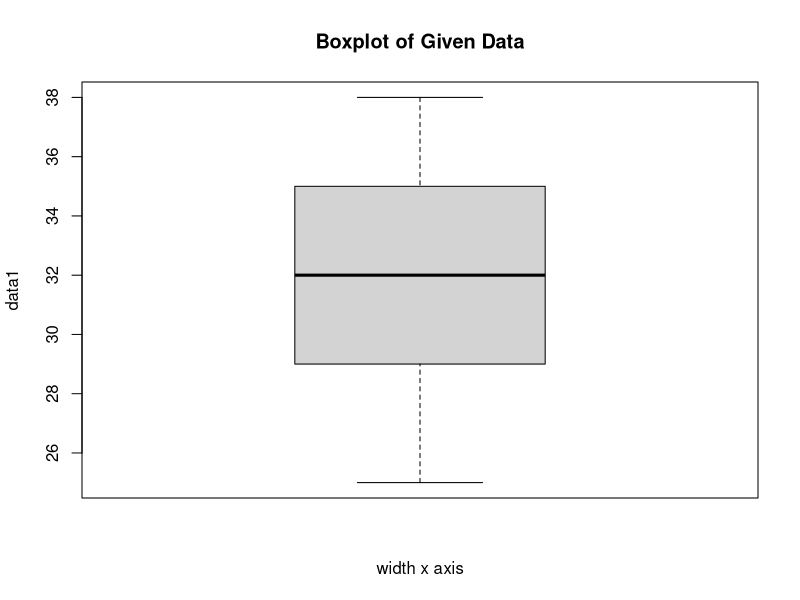

This chart was generated by the following R code:
x <- c(25, 28, 29, 29, 30, 34, 35, 35, 37, 38)

# boxplot of the data using function
boxplot(x, main = "Boxplot of Given Data", xlab = 'width x axis', ylab = 'data1')
# using hardcoding
summary(x)
med_main = median(x) # or quantile(x, 0.5)
q1 = quantile(x, 0.25)
q3 = quantile(x, 0.75)
q1
q3
# IQR1 = q3-q1
# IQR1
IQR(x)
ul = 35 + (1.5*6)
ll = 29 - (1.5*6)
x[which(x < ll | x > ul)]
typeof(x)